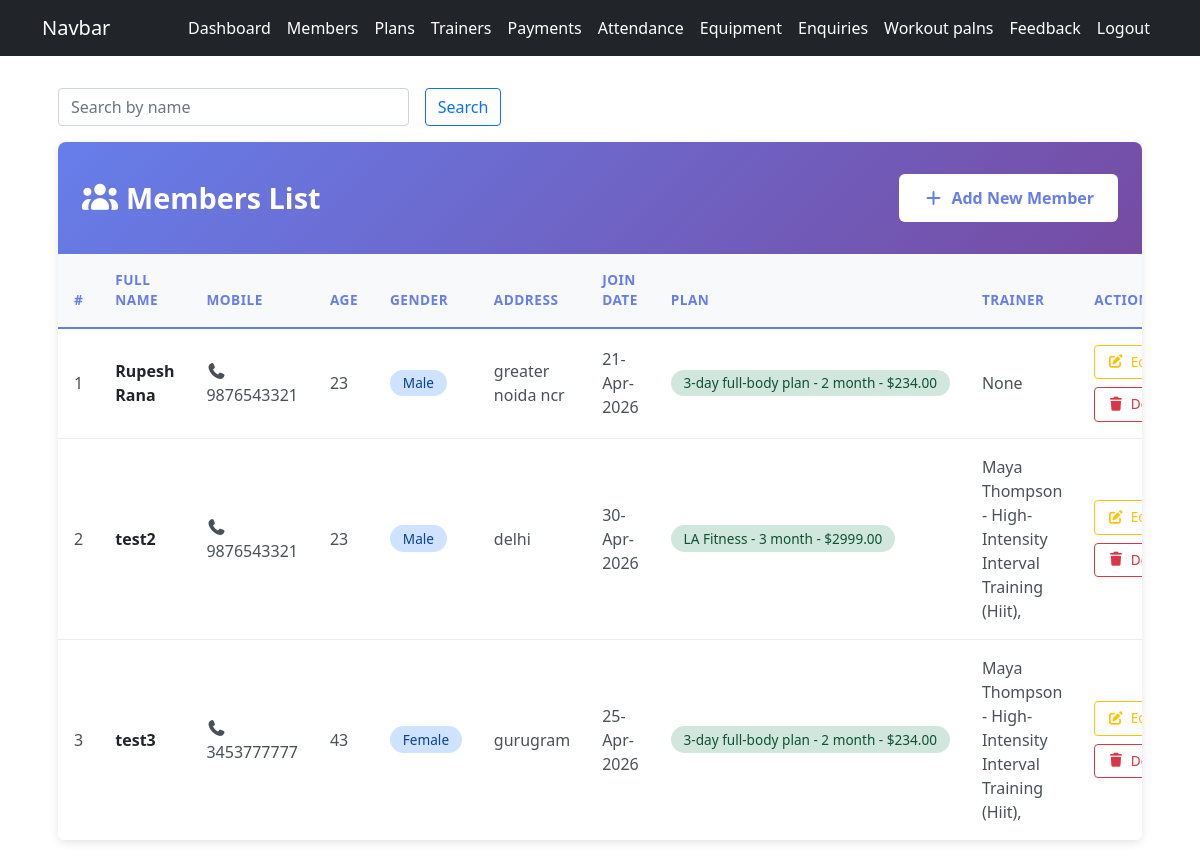
Screenshot of /admin_member/ (signed in) with the database file from the repository.
### gymapp/models.py (models this page shows, shortened)
class MemberProfile(models.Model):
    GENDER_CHOICES = (
        ('MALE', 'Male'),
        ('FEMALE', 'Female'),
        ('OTHER', 'Other'),
    )
    user = models.OneToOneField(settings.AUTH_USER_MODEL,
                                 on_delete=models.CASCADE,   # Delete profile if user is deleted
                                 related_name='member_profile'  # Access profile via user.member_profile
                                 )
    full_name = models.CharField(max_length=100)
    mobile = models.BigIntegerField()
    age = models.PositiveIntegerField(null=True, blank=True)
    gender = models.CharField(max_length=10, choices=GENDER_CHOICES, null=True, blank=True)
    address = models.TextField(blank=True)
    join_date = models.DateField(default=timezone.now)
    plan = models.ForeignKey(MemberShipPlan,
                              on_delete=models.SET_NULL,    # if plan is deleted set to null
                              null=True, blank=True)
    memberShip_start = models.DateField(null=True, blank=True)
    memberShip_end = models.DateField(null=True, blank=True)
    trainer = models.ForeignKey(Trainer, on_delete=models.SET_NULL, null=True, blank=True, related_name='members')

class MemberShipPlan(models.Model):
    name = models.CharField(max_length=100)
    duration_months = models.PositiveIntegerField()   # eg: 1, 2, 3, 6, 12 months
    fee = models.DecimalField(max_digits=6, decimal_places=2)  # eg: 499.50
    description = models.TextField()
    def __str__(self):
        return f'{self.name} - {self.duration_months} month - ${self.fee}'

class Trainer(models.Model):
    name = models.CharField(max_length=100)
    mobile = models.BigIntegerField()
    specialization = models.CharField(max_length=200)
    shift_timings = models.CharField(max_length=200)
    def __str__(self):
        return f'{self.name} - {self.specialization}'

### gymapp/views.py (the view)
    def wrapper(request, *args, **kwargs):
        if not request.user.is_authenticated or getattr(request.user, 'role', None) != 'ADMIN':  # check if user is not authenticated OR role is not ADMIN
            messages.error(request, 'you must be an admin to access this page')
            return redirect('admin_login')
        return view_func(request, *args, **kwargs)  # if user is authenticated and role is ADMIN, then allow them to access the page

### gymapp/views.py (called while the page is built)
def admin_required(view_func):
    def wrapper(request, *args, **kwargs):
        if not request.user.is_authenticated or getattr(request.user, 'role', None) != 'ADMIN':  # check if user is not authenticated OR role is not ADMIN
            messages.error(request, 'you must be an admin to access this page')
            return redirect('admin_login')
        return view_func(request, *args, **kwargs)  # if user is authenticated and role is ADMIN, then allow them to access the page
    return wrapper

@admin_required
def admin_member_list(request):
    search = request.GET.get('search', '')  # get the search query from the URL parameters, if no search query is provided then set it to an empty string
    members = MemberProfile.objects.all().select_related('user', 'plan')
    if search:
        members = members.filter(full_name__icontains=search)
    return render(request, 'admin_member_list.html', {'members':members, 'search':search})

### gymapp/templates/admin_member_list.html (shortened to what this page needs)
{% extends 'base.html' %}
{% load static %}
{% block content %}
<link rel="stylesheet" href="{% static 'gymapp/css/admin_member_list.css' %}">
<div class="members-container">
    <form method="get" class="row g-3 mb-3">
    <div class="col-md-4">
        <input type="text" name="search" class="form-control" placeholder="Search by name ">
    </div>
    <div class="col-md-2">
        <button type="submit" class="btn btn-outline-primary">Search</button>
    </div>
</form>
    <div class="members-card">
        <div class="members-header">
            <div>
                <h2><i class="fas fa-users"></i>Members List</h2>
            </div>
            <div class="header-actions">
                <a href="{% url 'admin_member_add' %}" class="btn-add">
                    <i class="fas fa-plus"></i> Add New Member
                </a>
            </div>
        </div>
        <div class="table-wrapper">
            <table class="table">
                <thead>
                    <tr>
                        <th style="width: 5%;">#</th>
                        <th style="width: 15%;">Full Name</th>
                        <th style="width: 12%;">Mobile</th>
                        <th style="width: 8%;">Age</th>
                        <th style="width: 10%;">Gender</th>
                        <th style="width: 18%;">Address</th>
                        <th style="width: 12%;">Join Date</th>
                        <th style="width: 10%;">Plan</th>
                        <th style="width: 12%;">Trainer</th>
                        <th style="width: 15%;">Action</th>
                    </tr>
                </thead>
                <tbody>
                    {% if members %}
                        {% for member in members %}
                        <tr>
                            <td>{{ forloop.counter }}</td>
                            <td><span class="member-name">{{ member.full_name }}</span></td>
                            <td><i class="fas fa-phone"></i> {{ member.mobile }}</td>
                            <td>{{ member.age }}</td>
                            <td><span class="badge badge-info">{{ member.gender }}</span></td>
                            <td title="{{ member.address }}">{{ member.address|truncatechars:35 }}</td>
                            <td>{{ member.join_date|date:"d-M-Y" }}</td>
                            <td><span class="badge badge-success">{{ member.plan }}</span></td>
                            <td>{{ member.trainer }}</td>
                            <td>
                                <div class="action-buttons">
                                    <a href="{% url 'admin_member_edit' member.id %}" class="btn-action btn-edit" title="Edit">
                                        <i class="fas fa-edit"></i> Edit
                                    </a>
                                    <form method="POST" action="{% url 'admin_member_delete' member.id %}" style="display: contents;">
                                        <button type="submit" class="btn-action btn-delete" title="Delete"
                                                onclick="return confirm('Are you sure you want to delete this member?');">
                                            <i class="fas fa-trash"></i> Delete
                                        </button>
                                    </form>
                                </div>
                            </td>
                        </tr>
                        {% endfor %}
                    {% endif %}
                </tbody>
            </table>
        </div>
    </div>
</div>
{% endblock %}

### gymapp/static/gymapp/css/admin_member_list.css (style rules this page uses)
.members-container { max-width: 1200px; margin: 2rem auto; padding: 0 1rem; }
.members-card { box-shadow: 0 2px 8px rgba(0, 0, 0, 0.1); border-radius: 8px; overflow: hidden; background: white; }
.members-header { background: linear-gradient(135deg, #667eea 0%, #764ba2 100%); color: white; padding: 2rem 1.5rem; display: flex; flex-direction: row; justify-content: space-between; align-items: center; gap: 1rem; flex-wrap: wrap; }
.members-header h2 { margin: 0; font-weight: 600; font-size: 1.8rem; display: flex; align-items: center; gap: 0.5rem; }
.header-actions { display: flex; justify-content: flex-start; }
.btn-add { background-color: #fff; color: #667eea; border: none; padding: 0.75rem 1.5rem; font-size: 1rem; font-weight: 600; border-radius: 6px; cursor: pointer; transition: all 0.3s ease; display: flex; align-items: center; gap: 0.5rem; text-decoration: none; }
.table-wrapper { overflow-x: auto; -webkit-overflow-scrolling: touch; }
.table { width: 100%; border-collapse: collapse; margin: 0; }
.table thead { background-color: #f8f9fa; }
.table thead th { font-weight: 600; text-transform: uppercase; font-size: 0.85rem; letter-spacing: 0.5px; border-bottom: 2px solid #667eea; color: #667eea; padding: 1rem; text-align: left; }
.table tbody tr { border-bottom: 1px solid #e9ecef; transition: all 0.3s ease; }
.table tbody td { vertical-align: middle; padding: 1rem; color: #495057; }
.member-name { font-weight: 600; color: #212529; }
.badge { display: inline-block; padding: 0.4rem 0.8rem; border-radius: 20px; font-size: 0.85rem; font-weight: 500; }
.badge-info { background-color: #cfe2ff; color: #084298; }
.badge-success { background-color: #d1e7dd; color: #0f5132; }
.action-buttons { display: flex; gap: 0.5rem; flex-wrap: wrap; }
.btn-action { padding: 0.375rem 0.75rem; font-size: 0.85rem; border: 1px solid; border-radius: 4px; cursor: pointer; transition: all 0.3s ease; display: inline-flex; align-items: center; gap: 0.4rem; text-decoration: none; }
.btn-edit { background-color: transparent; border-color: #ffc107; color: #ffc107; }
.btn-delete { background-color: transparent; border-color: #dc3545; color: #dc3545; }

### rows the page displays
MemberProfile: full_name "Rupesh Rana", mobile "9876543321", age "23", gender "Male", address "greater noida ncr", join_date "21-Apr-2026", plan "3-day full-body plan - 2 month - $234.00", trainer "None"
MemberProfile: full_name "test2", mobile "9876543321", age "23", gender "Male", address "delhi", join_date "30-Apr-2026", plan "LA Fitness - 3 month - $2999.00", trainer "Maya Thompson - High-Intensity Interval Training (Hiit),"
MemberProfile: full_name "test3", mobile "3453777777", age "43", gender "Female", address "gurugram", join_date "25-Apr-2026", plan "3-day full-body plan - 2 month - $234.00", trainer "Maya Thompson - High-Intensity Interval Training (Hiit),"
